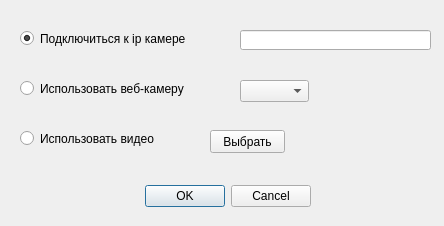
<?xml version="1.0" encoding="UTF-8"?>
<ui version="4.0">
 <class>Dialog</class>
 <widget class="QDialog" name="Dialog">
  <property name="geometry">
   <rect>
    <x>0</x>
    <y>0</y>
    <width>444</width>
    <height>226</height>
   </rect>
  </property>
  <property name="windowTitle">
   <string>Dialog</string>
  </property>
  <widget class="QDialogButtonBox" name="dialogButtonBox">
   <property name="geometry">
    <rect>
     <x>-30</x>
     <y>180</y>
     <width>341</width>
     <height>32</height>
    </rect>
   </property>
   <property name="orientation">
    <enum>Qt::Horizontal</enum>
   </property>
   <property name="standardButtons">
    <set>QDialogButtonBox::Cancel|QDialogButtonBox::Ok</set>
   </property>
  </widget>
  <widget class="QRadioButton" name="useWebCamera">
   <property name="geometry">
    <rect>
     <x>20</x>
     <y>80</y>
     <width>211</width>
     <height>17</height>
    </rect>
   </property>
   <property name="text">
    <string>Использовать веб-камеру</string>
   </property>
  </widget>
  <widget class="QRadioButton" name="useIPCamera">
   <property name="geometry">
    <rect>
     <x>20</x>
     <y>30</y>
     <width>211</width>
     <height>17</height>
    </rect>
   </property>
   <property name="text">
    <string>Подключиться к ip камере</string>
   </property>
   <property name="checked">
    <bool>true</bool>
   </property>
  </widget>
  <widget class="QRadioButton" name="useVideo">
   <property name="geometry">
    <rect>
     <x>20</x>
     <y>130</y>
     <width>171</width>
     <height>17</height>
    </rect>
   </property>
   <property name="text">
    <string>Использовать видео</string>
   </property>
  </widget>
  <widget class="QLineEdit" name="connectString">
   <property name="geometry">
    <rect>
     <x>240</x>
     <y>30</y>
     <width>191</width>
     <height>20</height>
    </rect>
   </property>
  </widget>
  <widget class="QComboBox" name="cameraIndexes">
   <property name="enabled">
    <bool>true</bool>
   </property>
   <property name="geometry">
    <rect>
     <x>240</x>
     <y>80</y>
     <width>69</width>
     <height>22</height>
    </rect>
   </property>
   <property name="currentText">
    <string/>
   </property>
  </widget>
  <widget class="QPushButton" name="selectVideo">
   <property name="geometry">
    <rect>
     <x>210</x>
     <y>130</y>
     <width>75</width>
     <height>23</height>
    </rect>
   </property>
   <property name="text">
    <string>Выбрать</string>
   </property>
  </widget>
 </widget>
 <resources/>
 <connections>
  <connection>
   <sender>dialogButtonBox</sender>
   <signal>accepted()</signal>
   <receiver>Dialog</receiver>
   <slot>accept()</slot>
   <hints>
    <hint type="sourcelabel">
     <x>248</x>
     <y>254</y>
    </hint>
    <hint type="destinationlabel">
     <x>157</x>
     <y>274</y>
    </hint>
   </hints>
  </connection>
  <connection>
   <sender>dialogButtonBox</sender>
   <signal>rejected()</signal>
   <receiver>Dialog</receiver>
   <slot>reject()</slot>
   <hints>
    <hint type="sourcelabel">
     <x>316</x>
     <y>260</y>
    </hint>
    <hint type="destinationlabel">
     <x>286</x>
     <y>274</y>
    </hint>
   </hints>
  </connection>
 </connections>
</ui>
